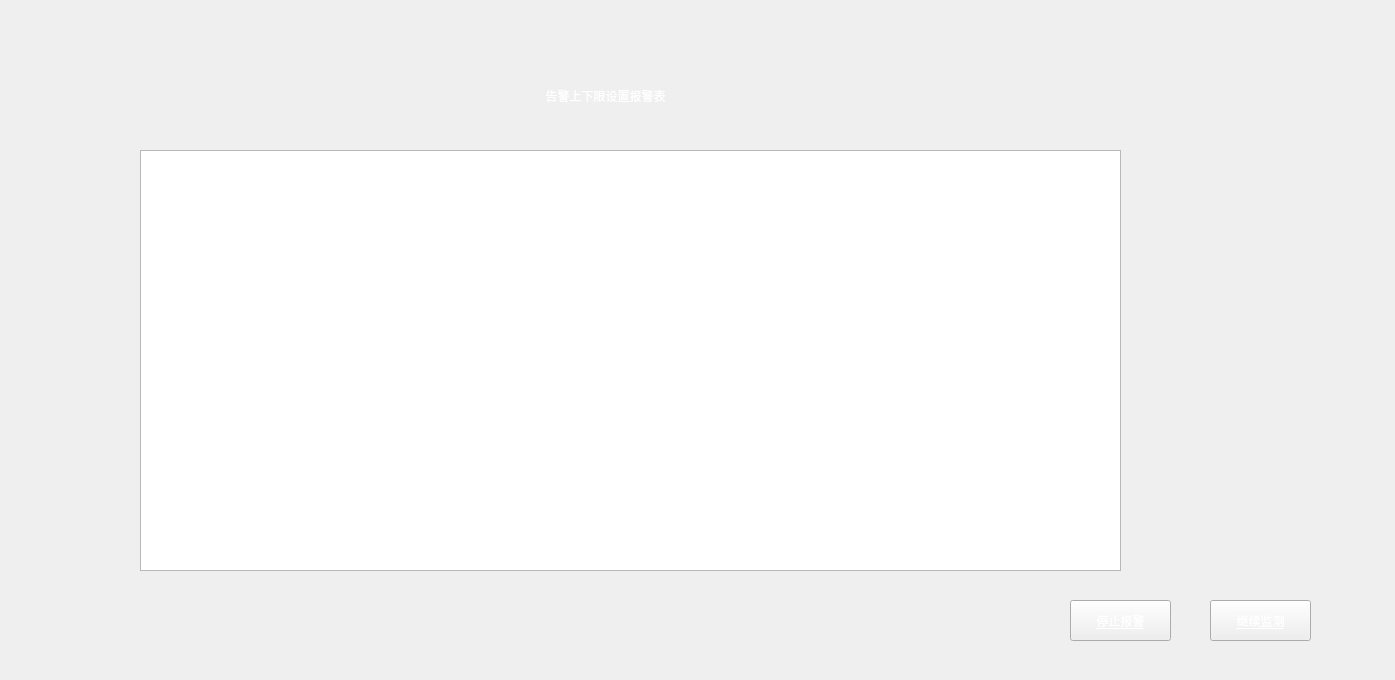
<?xml version="1.0" encoding="UTF-8"?>
<ui version="4.0">
 <class>HistoryInfo</class>
 <widget class="QWidget" name="HistoryInfo">
  <property name="geometry">
   <rect>
    <x>0</x>
    <y>0</y>
    <width>1395</width>
    <height>680</height>
   </rect>
  </property>
  <property name="windowTitle">
   <string>Form</string>
  </property>
  <widget class="QWidget" name="widget" native="true">
   <property name="geometry">
    <rect>
     <x>10</x>
     <y>10</y>
     <width>1331</width>
     <height>651</height>
    </rect>
   </property>
   <widget class="QTableWidget" name="tableWidget_2">
    <property name="geometry">
     <rect>
      <x>130</x>
      <y>140</y>
      <width>981</width>
      <height>421</height>
     </rect>
    </property>
    <property name="styleSheet">
     <string notr="true">font: 75 16pt &quot;微软雅黑&quot;;</string>
    </property>
   </widget>
   <widget class="QLabel" name="label_2">
    <property name="geometry">
     <rect>
      <x>440</x>
      <y>50</y>
      <width>311</width>
      <height>71</height>
     </rect>
    </property>
    <property name="styleSheet">
     <string notr="true">font: 75 20pt &quot;微软雅黑&quot;;
color: rgb(255, 255, 255);</string>
    </property>
    <property name="text">
     <string>告警上下限设置报警表</string>
    </property>
    <property name="alignment">
     <set>Qt::AlignCenter</set>
    </property>
   </widget>
   <widget class="QPushButton" name="pushButton_2">
    <property name="geometry">
     <rect>
      <x>1200</x>
      <y>590</y>
      <width>101</width>
      <height>41</height>
     </rect>
    </property>
    <property name="styleSheet">
     <string notr="true">font: 75 14pt &quot;微软雅黑&quot;;
text-decoration: underline;
color: rgb(255, 255, 255);
background-image: url(:/back/image/mybackgroundimage.jpg);</string>
    </property>
    <property name="text">
     <string>继续监测</string>
    </property>
   </widget>
   <widget class="QPushButton" name="pushButton">
    <property name="geometry">
     <rect>
      <x>1060</x>
      <y>590</y>
      <width>101</width>
      <height>41</height>
     </rect>
    </property>
    <property name="styleSheet">
     <string notr="true">font: 75 14pt &quot;微软雅黑&quot;;
text-decoration: underline;
color: rgb(255, 255, 255);
background-image: url(:/back/image/mybackgroundimage.jpg);</string>
    </property>
    <property name="text">
     <string>停止报警</string>
    </property>
   </widget>
  </widget>
 </widget>
 <resources/>
 <connections/>
</ui>
